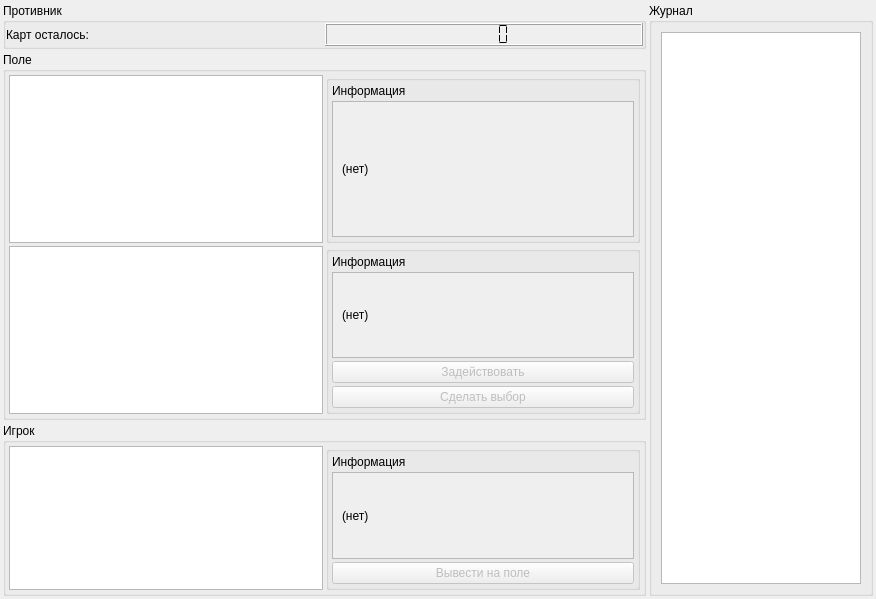
<?xml version="1.0" encoding="UTF-8"?>
<ui version="4.0">
 <class>GameForm</class>
 <widget class="QWidget" name="GameForm">
  <property name="geometry">
   <rect>
    <x>0</x>
    <y>0</y>
    <width>876</width>
    <height>599</height>
   </rect>
  </property>
  <property name="windowTitle">
   <string>Form</string>
  </property>
  <layout class="QGridLayout" name="gridLayout">
   <property name="leftMargin">
    <number>3</number>
   </property>
   <property name="topMargin">
    <number>3</number>
   </property>
   <property name="rightMargin">
    <number>3</number>
   </property>
   <property name="bottomMargin">
    <number>3</number>
   </property>
   <property name="spacing">
    <number>3</number>
   </property>
   <item row="1" column="0">
    <widget class="QGroupBox" name="groupGameField">
     <property name="title">
      <string>Поле</string>
     </property>
     <layout class="QGridLayout" name="gridLayout_2">
      <property name="leftMargin">
       <number>3</number>
      </property>
      <property name="topMargin">
       <number>3</number>
      </property>
      <property name="rightMargin">
       <number>3</number>
      </property>
      <property name="bottomMargin">
       <number>3</number>
      </property>
      <property name="spacing">
       <number>3</number>
      </property>
      <item row="0" column="0">
       <widget class="QListWidget" name="listEnemyCards">
        <property name="dragDropMode">
         <enum>QAbstractItemView::DragDrop</enum>
        </property>
        <property name="iconSize">
         <size>
          <width>128</width>
          <height>128</height>
         </size>
        </property>
        <property name="flow">
         <enum>QListView::LeftToRight</enum>
        </property>
        <property name="viewMode">
         <enum>QListView::IconMode</enum>
        </property>
       </widget>
      </item>
      <item row="1" column="0">
       <widget class="QListWidget" name="listPlayerUsedCards">
        <property name="dragDropMode">
         <enum>QAbstractItemView::DragDrop</enum>
        </property>
        <property name="iconSize">
         <size>
          <width>128</width>
          <height>128</height>
         </size>
        </property>
        <property name="flow">
         <enum>QListView::LeftToRight</enum>
        </property>
        <property name="viewMode">
         <enum>QListView::IconMode</enum>
        </property>
       </widget>
      </item>
      <item row="0" column="1">
       <widget class="QGroupBox" name="groupEnemyCard">
        <property name="title">
         <string/>
        </property>
        <layout class="QGridLayout" name="gridLayout_5">
         <property name="leftMargin">
          <number>3</number>
         </property>
         <property name="topMargin">
          <number>3</number>
         </property>
         <property name="rightMargin">
          <number>3</number>
         </property>
         <property name="bottomMargin">
          <number>3</number>
         </property>
         <property name="spacing">
          <number>3</number>
         </property>
         <item row="1" column="0">
          <widget class="QScrollArea" name="enemyCardScroll">
           <property name="sizePolicy">
            <sizepolicy hsizetype="Expanding" vsizetype="Expanding">
             <horstretch>0</horstretch>
             <verstretch>0</verstretch>
            </sizepolicy>
           </property>
           <property name="sizeAdjustPolicy">
            <enum>QAbstractScrollArea::AdjustToContents</enum>
           </property>
           <property name="widgetResizable">
            <bool>true</bool>
           </property>
           <widget class="QWidget" name="scrollAreaWidgetContents_3">
            <property name="geometry">
             <rect>
              <x>0</x>
              <y>0</y>
              <width>308</width>
              <height>148</height>
             </rect>
            </property>
            <layout class="QVBoxLayout" name="verticalLayout_4">
             <item>
              <widget class="QLabel" name="lblEnemyCard">
               <property name="sizePolicy">
                <sizepolicy hsizetype="Expanding" vsizetype="Preferred">
                 <horstretch>0</horstretch>
                 <verstretch>0</verstretch>
                </sizepolicy>
               </property>
               <property name="text">
                <string>(нет)</string>
               </property>
              </widget>
             </item>
            </layout>
           </widget>
          </widget>
         </item>
         <item row="0" column="0">
          <widget class="QLabel" name="lblEnemyCardInfo">
           <property name="text">
            <string>Информация</string>
           </property>
          </widget>
         </item>
        </layout>
       </widget>
      </item>
      <item row="1" column="1">
       <widget class="QGroupBox" name="groupUsedPlayerCards">
        <property name="title">
         <string/>
        </property>
        <layout class="QGridLayout" name="gridLayout_7">
         <property name="leftMargin">
          <number>3</number>
         </property>
         <property name="topMargin">
          <number>3</number>
         </property>
         <property name="rightMargin">
          <number>3</number>
         </property>
         <property name="bottomMargin">
          <number>3</number>
         </property>
         <property name="spacing">
          <number>3</number>
         </property>
         <item row="1" column="0">
          <widget class="QScrollArea" name="playerUsedCardScroll">
           <property name="sizePolicy">
            <sizepolicy hsizetype="Expanding" vsizetype="Expanding">
             <horstretch>0</horstretch>
             <verstretch>0</verstretch>
            </sizepolicy>
           </property>
           <property name="sizeAdjustPolicy">
            <enum>QAbstractScrollArea::AdjustToContents</enum>
           </property>
           <property name="widgetResizable">
            <bool>true</bool>
           </property>
           <widget class="QWidget" name="scrollAreaWidgetContents_2">
            <property name="geometry">
             <rect>
              <x>0</x>
              <y>0</y>
              <width>308</width>
              <height>96</height>
             </rect>
            </property>
            <layout class="QVBoxLayout" name="verticalLayout_3">
             <item>
              <widget class="QLabel" name="lblPlayerUsedCard">
               <property name="sizePolicy">
                <sizepolicy hsizetype="Expanding" vsizetype="Preferred">
                 <horstretch>0</horstretch>
                 <verstretch>0</verstretch>
                </sizepolicy>
               </property>
               <property name="text">
                <string>(нет)</string>
               </property>
              </widget>
             </item>
            </layout>
           </widget>
          </widget>
         </item>
         <item row="2" column="0">
          <widget class="QPushButton" name="btnUsedCardAct">
           <property name="enabled">
            <bool>false</bool>
           </property>
           <property name="text">
            <string>Задействовать</string>
           </property>
          </widget>
         </item>
         <item row="0" column="0">
          <widget class="QLabel" name="lblPlayerUsedCardInfo">
           <property name="text">
            <string>Информация</string>
           </property>
          </widget>
         </item>
         <item row="3" column="0">
          <widget class="QPushButton" name="btnTargetCardSelect">
           <property name="enabled">
            <bool>false</bool>
           </property>
           <property name="text">
            <string>Сделать выбор</string>
           </property>
          </widget>
         </item>
        </layout>
       </widget>
      </item>
     </layout>
    </widget>
   </item>
   <item row="2" column="0">
    <widget class="QGroupBox" name="groupPlayer">
     <property name="title">
      <string>Игрок</string>
     </property>
     <layout class="QGridLayout" name="gridLayout_4">
      <property name="leftMargin">
       <number>3</number>
      </property>
      <property name="topMargin">
       <number>3</number>
      </property>
      <property name="rightMargin">
       <number>3</number>
      </property>
      <property name="bottomMargin">
       <number>3</number>
      </property>
      <property name="spacing">
       <number>3</number>
      </property>
      <item row="0" column="0">
       <widget class="QListWidget" name="listPlayerCards">
        <property name="dragDropMode">
         <enum>QAbstractItemView::DragDrop</enum>
        </property>
        <property name="iconSize">
         <size>
          <width>128</width>
          <height>128</height>
         </size>
        </property>
        <property name="flow">
         <enum>QListView::LeftToRight</enum>
        </property>
        <property name="viewMode">
         <enum>QListView::IconMode</enum>
        </property>
       </widget>
      </item>
      <item row="0" column="1">
       <widget class="QGroupBox" name="groupPlayerCard">
        <property name="title">
         <string/>
        </property>
        <layout class="QGridLayout" name="gridLayout_6">
         <property name="leftMargin">
          <number>3</number>
         </property>
         <property name="topMargin">
          <number>3</number>
         </property>
         <property name="rightMargin">
          <number>3</number>
         </property>
         <property name="bottomMargin">
          <number>3</number>
         </property>
         <property name="spacing">
          <number>3</number>
         </property>
         <item row="1" column="0">
          <widget class="QScrollArea" name="playerCardScroll">
           <property name="sizePolicy">
            <sizepolicy hsizetype="Expanding" vsizetype="Expanding">
             <horstretch>0</horstretch>
             <verstretch>0</verstretch>
            </sizepolicy>
           </property>
           <property name="sizeAdjustPolicy">
            <enum>QAbstractScrollArea::AdjustToContents</enum>
           </property>
           <property name="widgetResizable">
            <bool>true</bool>
           </property>
           <widget class="QWidget" name="scrollAreaWidgetContents">
            <property name="geometry">
             <rect>
              <x>0</x>
              <y>0</y>
              <width>308</width>
              <height>104</height>
             </rect>
            </property>
            <layout class="QVBoxLayout" name="verticalLayout_2">
             <item>
              <widget class="QLabel" name="lblPlayerCard">
               <property name="sizePolicy">
                <sizepolicy hsizetype="Expanding" vsizetype="Preferred">
                 <horstretch>0</horstretch>
                 <verstretch>0</verstretch>
                </sizepolicy>
               </property>
               <property name="text">
                <string>(нет)</string>
               </property>
              </widget>
             </item>
            </layout>
           </widget>
          </widget>
         </item>
         <item row="0" column="0">
          <widget class="QLabel" name="lblPlayerCardInfo">
           <property name="text">
            <string>Информация</string>
           </property>
          </widget>
         </item>
         <item row="2" column="0">
          <widget class="QPushButton" name="btnPlayerCardUse">
           <property name="enabled">
            <bool>false</bool>
           </property>
           <property name="text">
            <string>Вывести на поле</string>
           </property>
          </widget>
         </item>
        </layout>
       </widget>
      </item>
     </layout>
    </widget>
   </item>
   <item row="0" column="0">
    <widget class="QGroupBox" name="groupCPUPlayer">
     <property name="title">
      <string>Противник</string>
     </property>
     <layout class="QGridLayout" name="gridLayout_3">
      <property name="leftMargin">
       <number>0</number>
      </property>
      <property name="topMargin">
       <number>0</number>
      </property>
      <property name="rightMargin">
       <number>0</number>
      </property>
      <property name="bottomMargin">
       <number>0</number>
      </property>
      <property name="spacing">
       <number>0</number>
      </property>
      <item row="0" column="1">
       <widget class="QLabel" name="lblEnemyNumCards">
        <property name="text">
         <string>Карт осталось:</string>
        </property>
       </widget>
      </item>
      <item row="0" column="2">
       <widget class="QLCDNumber" name="lcdEnemyNumCards">
        <property name="autoFillBackground">
         <bool>true</bool>
        </property>
        <property name="frameShape">
         <enum>QFrame::Box</enum>
        </property>
        <property name="frameShadow">
         <enum>QFrame::Raised</enum>
        </property>
        <property name="segmentStyle">
         <enum>QLCDNumber::Flat</enum>
        </property>
       </widget>
      </item>
     </layout>
    </widget>
   </item>
   <item row="0" column="1" rowspan="3">
    <widget class="QGroupBox" name="groupLog">
     <property name="title">
      <string>Журнал</string>
     </property>
     <layout class="QVBoxLayout" name="verticalLayout">
      <item>
       <widget class="QListWidget" name="listLog">
        <property name="sizePolicy">
         <sizepolicy hsizetype="Preferred" vsizetype="Expanding">
          <horstretch>0</horstretch>
          <verstretch>0</verstretch>
         </sizepolicy>
        </property>
        <property name="maximumSize">
         <size>
          <width>200</width>
          <height>16777215</height>
         </size>
        </property>
       </widget>
      </item>
     </layout>
    </widget>
   </item>
  </layout>
 </widget>
 <resources/>
 <connections/>
</ui>
